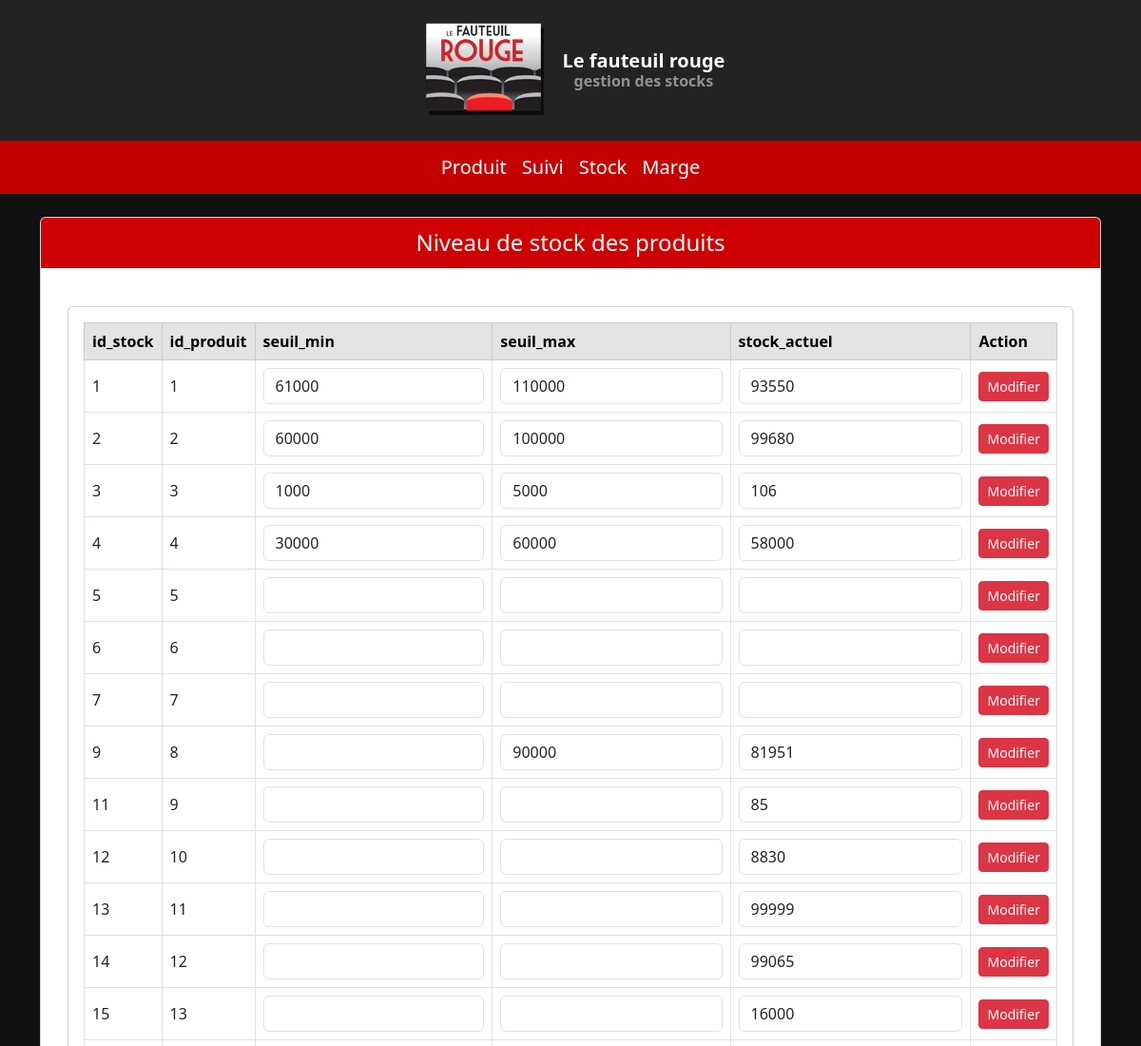
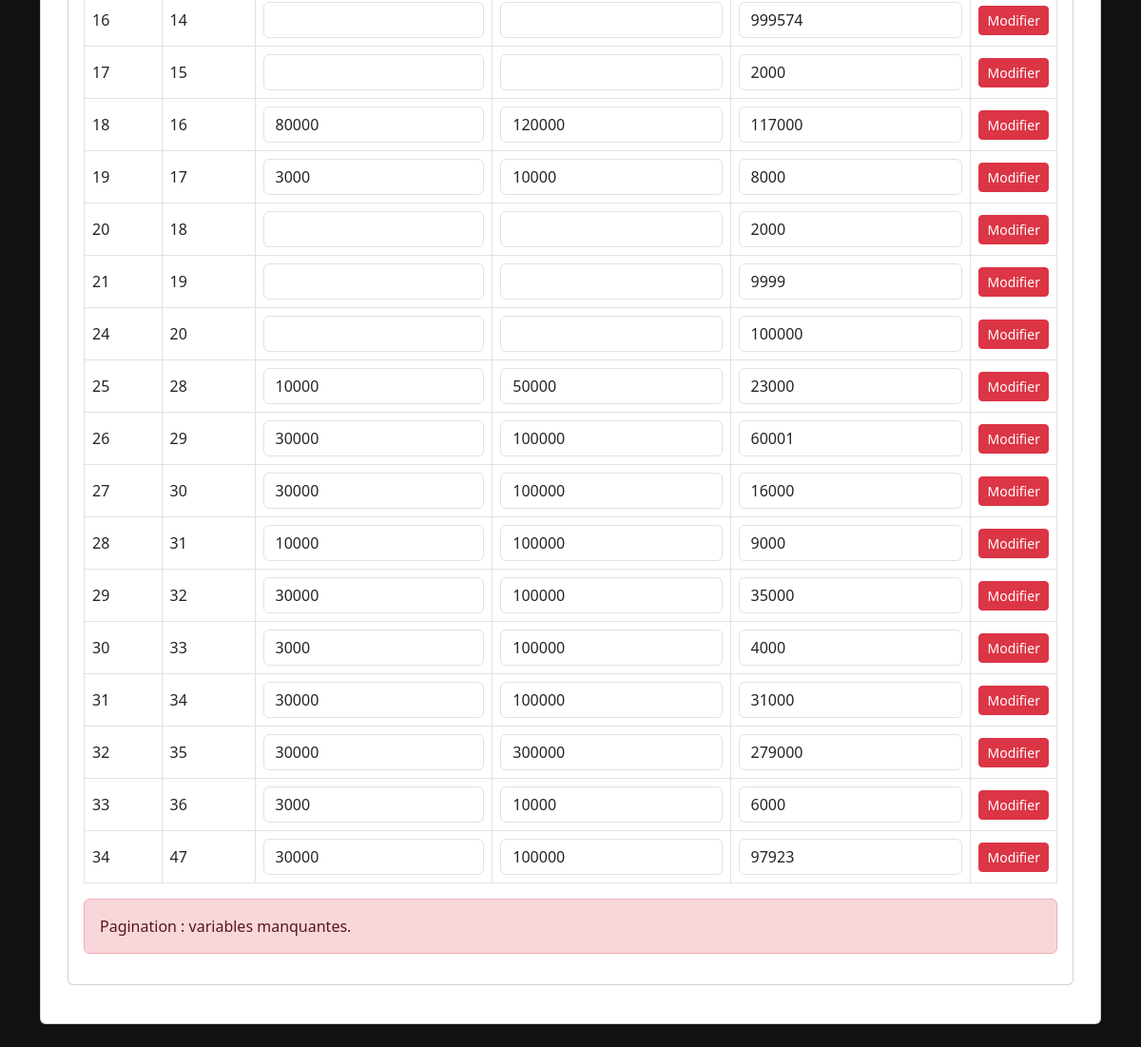
The page /page/stockage.php on the database its author committed (2 pictures, top to bottom).
### tables this page shows
CREATE TABLE `QuantiteStock` (
  `id_stock` int(11) NOT NULL,
  `id_produit` int(11) NOT NULL,
  `seuil_min` int(11) DEFAULT NULL,
  `seuil_max` int(11) DEFAULT NULL,
  `stock_actuel` int(11) DEFAULT NULL
);

### page/stockage.php (the view, shortened to what this page needs)
<?php include '../visuel/barre.php'; ?>
<div class="container my-4">
    <div class="card">
        <div class="card-header" style="background-color: rgb(206, 0, 0); color: white; font-size: 1.5rem; text-align: center;">
            Niveau de stock des produits
        </div>
        <div class="card-body">
            <?php
            include '../donnée/connect.php';
            $pdo = new PDO('mysql:host=' . $DB_HOST . ';dbname=razanateraa_cinema;charset=utf8', $DB_USER, $DB_PASS);
            $parPage = 30;;
            $page = isset($_GET['page']) && is_numeric($_GET['page']) && $_GET['page'] > 0 ? (int)$_GET['page'] : 1;
            $offset = ($page - 1) * $parPage;
            $sqlStock = "SELECT id_stock, id_produit, seuil_min, seuil_max, stock_actuel FROM QuantiteStock ORDER BY id_stock ASC LIMIT :offset, :parPage";
            $stmtStock = $pdo->prepare($sqlStock);
            $stmtStock->bindValue(':offset', $offset, PDO::PARAM_INT);
            $stmtStock->bindValue(':parPage', $parPage, PDO::PARAM_INT);
            $stmtStock->execute();
            ?>
            <div class="container my-4">
                <div class="card">
                    <div class="card-body">
                        <div class="table-responsive">
                            <table class="table table-bordered align-middle">
                                <thead class="table-secondary">
                                    <tr>
                                        <th>id_stock</th>
                                        <th>id_produit</th>
                                        <th>seuil_min</th>
                                        <th>seuil_max</th>
                                        <th>stock_actuel</th>
                                        <th>Action</th>
                                    </tr>
                                </thead>
                                <tbody>
                                    <?php while ($row = $stmtStock->fetch(PDO::FETCH_ASSOC)) : ?>
                                        <tr>
                                            <form method="post">
                                                <td>
                                                    <?= htmlspecialchars($row['id_stock']) ?>
                                                </td>
                                                <td>
                                                    <?= htmlspecialchars($row['id_produit']) ?>
                                                </td>
                                                <td>
                                                    <input type="number" name="seuil_min" value="<?= htmlspecialchars($row['seuil_min']) ?>" class="form-control" required>
                                                </td>
                                                <td>
                                                    <input type="number" name="seuil_max" value="<?= htmlspecialchars($row['seuil_max']) ?>" class="form-control" required>
                                                </td>
                                                <td>
                                                    <input type="number" name="stock_actuel" value="<?= htmlspecialchars($row['stock_actuel']) ?>" class="form-control" required>
                                                </td>
                                                <td>
                                                    <button type="submit" name="update_stock" class="btn btn-danger btn-sm">Modifier</button>
                                                </td>
                                            </form>
                                        </tr>
                                    <?php endwhile; ?>
                                </tbody>
                            </table>
                        </div>
                        <?php include '../visuel/pagination.php'; ?>
                    </div>
                </div>
            </div>

### rows shown on the page
quantitestock: id_stock "1", id_produit "1", seuil_min "61000", seuil_max "110000", stock_actuel "93550"
quantitestock: id_stock "2", id_produit "2", seuil_min "60000", seuil_max "100000", stock_actuel "99680"
quantitestock: id_stock "3", id_produit "3", seuil_min "1000", seuil_max "5000", stock_actuel "106"
quantitestock: id_stock "4", id_produit "4", seuil_min "30000", seuil_max "60000", stock_actuel "58000"
quantitestock: id_stock "5", id_produit "5"
quantitestock: id_stock "6", id_produit "6"
quantitestock: id_stock "7", id_produit "7"
quantitestock: id_stock "9", id_produit "8", seuil_max "90000", stock_actuel "81951"
quantitestock: id_stock "11", id_produit "9", stock_actuel "85"
quantitestock: id_stock "12", id_produit "10", stock_actuel "8830"
quantitestock: id_stock "13", id_produit "11", stock_actuel "99999"
quantitestock: id_stock "14", id_produit "12", stock_actuel "99065"
quantitestock: id_stock "15", id_produit "13", stock_actuel "16000"
quantitestock: id_stock "16", id_produit "14", stock_actuel "999574"
quantitestock: id_stock "17", id_produit "15", stock_actuel "2000"
quantitestock: id_stock "18", id_produit "16", seuil_min "80000", seuil_max "120000", stock_actuel "117000"
quantitestock: id_stock "19", id_produit "17", seuil_min "3000", seuil_max "10000", stock_actuel "8000"
quantitestock: id_stock "20", id_produit "18", stock_actuel "2000"
quantitestock: id_stock "21", id_produit "19", stock_actuel "9999"
quantitestock: id_stock "24", id_produit "20", stock_actuel "100000"
quantitestock: id_stock "25", id_produit "28", seuil_min "10000", seuil_max "50000", stock_actuel "23000"
quantitestock: id_stock "26", id_produit "29", seuil_min "30000", seuil_max "100000", stock_actuel "60001"
quantitestock: id_stock "27", id_produit "30", seuil_min "30000", seuil_max "100000", stock_actuel "16000"
quantitestock: id_stock "28", id_produit "31", seuil_min "10000", seuil_max "100000", stock_actuel "9000"
quantitestock: id_stock "29", id_produit "32", seuil_min "30000", seuil_max "100000", stock_actuel "35000"
quantitestock: id_stock "30", id_produit "33", seuil_min "3000", seuil_max "100000", stock_actuel "4000"
quantitestock: id_stock "31", id_produit "34", seuil_min "30000", seuil_max "100000", stock_actuel "31000"
quantitestock: id_stock "32", id_produit "35", seuil_min "30000", seuil_max "300000", stock_actuel "279000"
quantitestock: id_stock "33", id_produit "36", seuil_min "3000", seuil_max "10000", stock_actuel "6000"
quantitestock: id_stock "34", id_produit "47", seuil_min "30000", seuil_max "100000", stock_actuel "97923"
